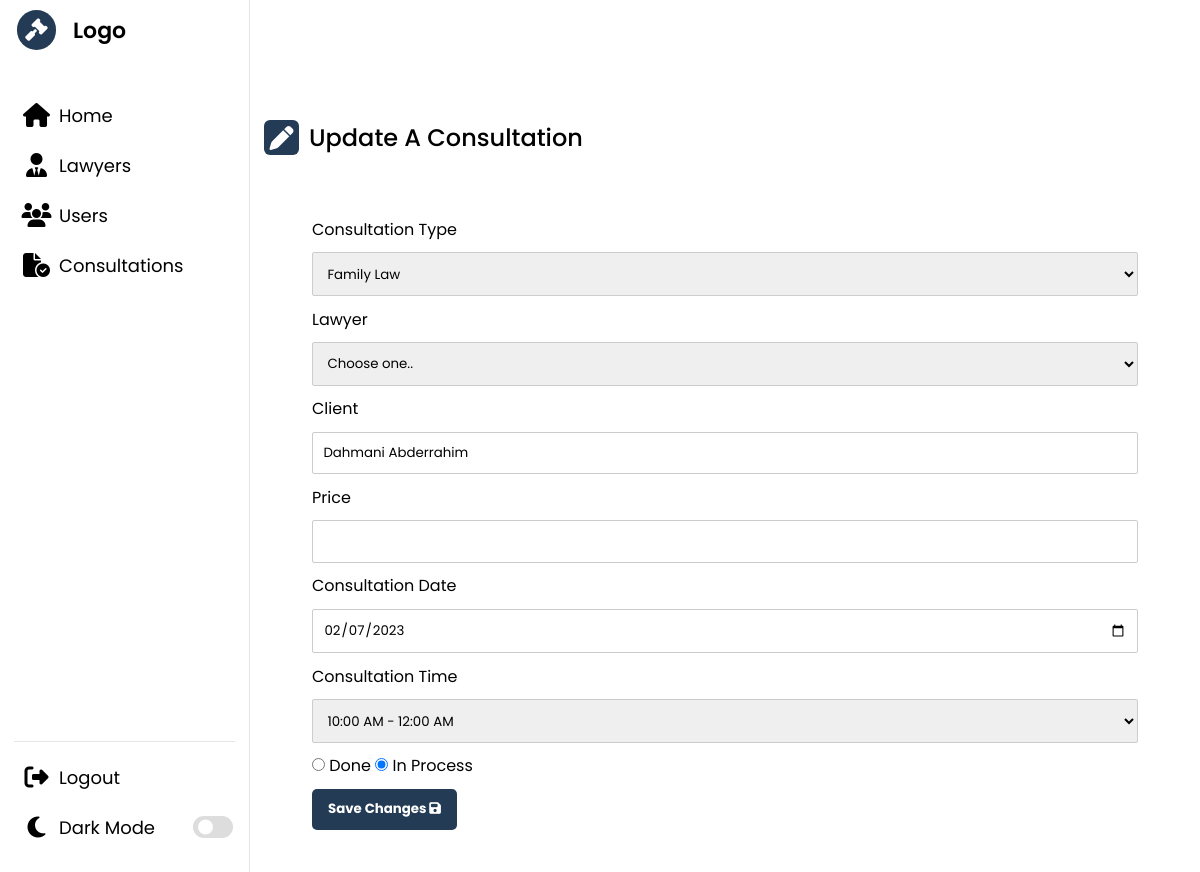
Page /admin/pages/consultation/update.php?idcon=4&idcli=2 (signed in) on the earlier database version.
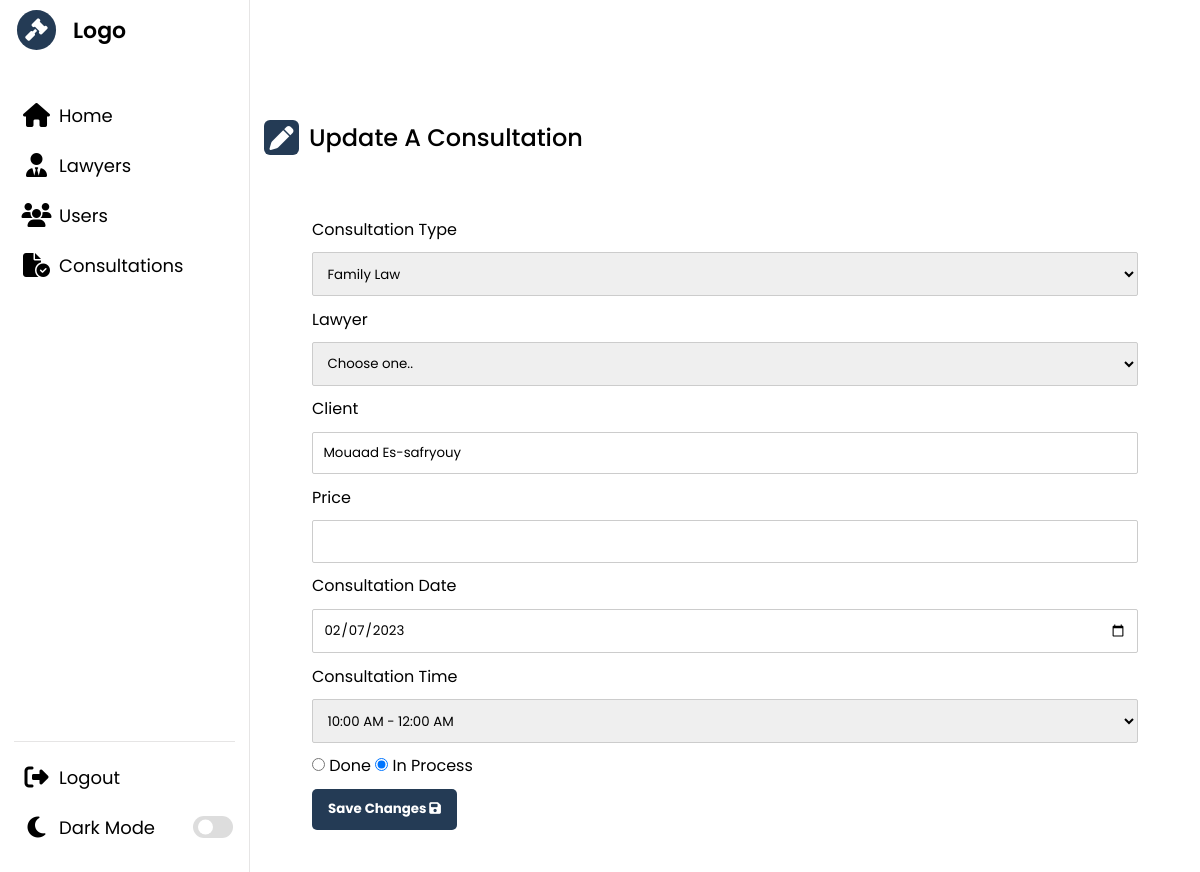
Same page on the later database version.
### tables this page shows
CREATE TABLE `client` (
  `idP` int(11) NOT NULL,
  `nomP` varchar(50) NOT NULL,
  `prenomP` varchar(50) NOT NULL,
  `gender` varchar(50) NOT NULL,
  `adresse` varchar(200) NOT NULL,
  `CNI` varchar(50) NOT NULL,
  `email` varchar(50) NOT NULL,
  `password` varchar(50) NOT NULL,
  `signupDate` date NOT NULL,
  `tel` varchar(15) NOT NULL,
  `photo` varchar(100) NOT NULL
);

### admin/pages/consultation/update.php (the view, shortened to what the changed rows need)
<!DOCTYPE html>
<html lang="en">
<head>
    <link rel="stylesheet" href="../../style.css" />
    <link rel="stylesheet" href="https://cdnjs.cloudflare.com/ajax/libs/font-awesome/6.2.1/css/all.min.css" />
</head>
<?php
if (isset($_SESSION['loggedAdmin']) && $_SESSION['loggedAdmin'] == true) {
?>
    <body>
        <?php
        include($_SERVER['DOCUMENT_ROOT'] . "/lawyerProject/admin/assets/headerA.php");
        ?>
        <section class="dashboard">
            <div class="dash-content">
                <div class="activity">
                    <div class="title">
                        <i class="fa-solid fa-pen"></i>
                        <span class="text">Update A Consultation</span>
                    </div>
                    <?php
                    if (isset($_GET['idcon']) && isset($_GET['idcli'])) {
                        $idcon = $_GET['idcon'];
                        $idcli = $_GET['idcli'];
                    }
                    ?>
                    <form action="https://localhost/lawyerProject/admin/pages/consultation/updateInfo.php?idcon=<?php echo $idcon; ?>&idcli=<?php echo $idcli; ?>" method="post" class="form">
                        <label>Consultation Type</label>
                        <select name="type" id="type">
                            <?php
                            $query = "select * from consultation where idC=$idcon";
                            $res = $conn->query($query);
                            $row = $res->fetch_assoc();
                            ?>
                            <option value="<?php echo $row['idC']; ?>"><?php echo $row['type']; ?></option>
                        </select>
                        <label>Lawyer</label>
                        <select name="lawyer" id="law">
                            <?php
                            $queryLawy = "SELECT  avocat.*
                        FROM consultation
                        JOIN consultationclient ON consultation.idC = consultationclient.idCon
                        JOIN consultationavocat ON consultation.idC = consultationavocat.idConA
                        JOIN avocat ON avocat.idA = consultationavocat.idAv
                        WHERE consultationavocat.idConA = " . $idcon . "
                        ";
                            $resLaw = $conn->query($queryLawy);
                            if ($resLaw->num_rows > 0) {
                                $rowL = $resLaw->fetch_assoc();
                            ?>
                                <option value="<?php echo $rowL['idA']; ?>">
                                    <?php echo  $rowL['nomA'] . " " . $rowL['prenomA']; ?>
                                </option>
                            <?php
                            } else {
                            ?>
                                <option value="">Choose one..</option>
                            <?php
                            }
                            ?>
                        </select>
                        <label>Client</label>
                        <?php
                        $query = "select * from client where idP=$idcli";
                        $res = $conn->query($query);
                        $row = $res->fetch_assoc()
                        ?>
                        <input type="text" name="userName" id="name" value="<?php echo $row['nomP'] . " " . $row['prenomP']; ?>" readonly />
                        <label for="price">Price</label>
                        <input type="text" name="price" id="price" readonly />
                        <label for="date">Consultation Date</label>
                        <?php
                        $sql = "SELECT consultationclient.consultationDate
                                FROM consultation
                                JOIN consultationclient ON consultation.idC = consultationclient.idCon
                                JOIN client ON consultationclient.idCli = client.idP
                                where idCon=$idcon and idCli=$idcli
                                ";
                        $result = $conn->query($sql);
                        $row = $result->fetch_assoc();
                        $dt = date_create($row['consultationDate']);
                        ?>
                        <input type="date" name="date" id="date" value="<?php echo $dt->format('Y-m-d'); ?>" />
                        <label for="time">Consultation Time</label>
                        <select name="time" id="time">
                            <?php
                            $sql = "SELECT consultationclient.time
                                FROM consultationclient
                                JOIN consultation ON consultationclient.idCon=consultation.idC
                                JOIN client ON consultationclient.idCli = client.idP
                                where idCon=$idcon and idCli=$idcli
                                ";
                            $result = $conn->query($sql);
                            $row = $result->fetch_assoc();
                            ?>
                            <option value="<?php echo $row['time']; ?>"><?php echo $row['time']; ?></option>
                        </select>
                        <div class="radio-grp">
                            <?php
                            $sql = "SELECT consultationclient.isDone
                                FROM consultationclient
                                JOIN consultation ON consultationclient.idCon=consultation.idC
                                JOIN client ON consultationclient.idCli = client.idP
                                where idCon=$idcon and idCli=$idcli
                                ";
                            $result = $conn->query($sql);
                            $row = $result->fetch_assoc();
                            ?>
                            <input type="radio" id="done" name="status" value="1" <?php if ($row['isDone'] != 0) echo "checked"; ?> />
                            <label for="done">Done</label>
                            <input type="radio" id="inpro" name="status" value="0" <?php if ($row['isDone'] == 0) echo "checked"; ?> />
                            <label for="inpro">In Process</label>
                        </div>
                        <button type="submit" name="submit">
                            Save Changes
                            <i class="fa-solid fa-floppy-disk"></i>
                        </button>
                    </form>
                </div>
            </div>
        </section>
    </body>
<?php
} else {
    header("location:https://localhost/lawyerProject/admin/login.php");
}
?>
</html>

Differences in the rows shown:
changed client: userName "Dahmani Abderrahim" → "Mouaad Es-safryouy"
